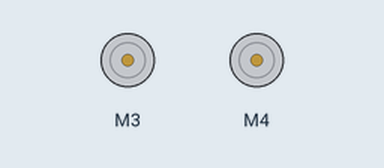
Simulated run of this sketch. Board: Arduino Uno, built with avr-gcc and run on an emulated ATmega328P. On the bench: 2 × DC motor (green arrow = forward, orange = backward, longer = faster). What the sketch prints to the serial monitor is not drawn.

Above: at 20.9 s.
Timing chart, 0 to 27.9 s (numbered marks = the images above):
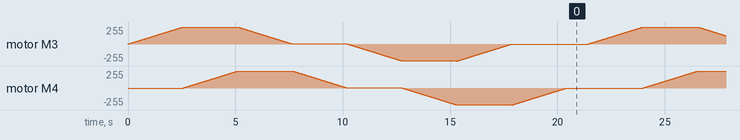

The sketch:

MotorTest.ino
```cpp
// (licence header left out)
#include <AFMotor.h>

AF_DCMotor motor3(3);
AF_DCMotor motor4(4);

void setup() {
  Serial.begin(9600);           // set up Serial library at 9600 bps
  Serial.println("Motor test!");

  // turn on motor
  motor3.setSpeed(200);
  motor4.setSpeed(200);

  motor3.run(RELEASE);
  motor4.run(RELEASE);
}

void loop() {
  uint8_t i;

  Serial.print("tick");

  motor3.run(FORWARD);
  for (i=0; i<255; i++) {
    motor3.setSpeed(i);
    delay(10);
 }
 motor4.run(FORWARD);
  for (i=0; i<255; i++) {
    motor4.setSpeed(i);
    delay(10);
 }

  for (i=255; i!=0; i--) {
    motor3.setSpeed(i);
    delay(10);
 }
  for (i=255; i!=0; i--) {
    motor4.setSpeed(i);
    delay(10);
 }

  Serial.print("tock");

  motor3.run(BACKWARD);
  for (i=0; i<255; i++) {
    motor3.setSpeed(i);
    delay(10);
 }
   motor4.run(BACKWARD);
  for (i=0; i<255; i++) {
    motor4.setSpeed(i);
    delay(10);
 }


  for (i=255; i!=0; i--) {
    motor3.setSpeed(i);
    delay(10);
 }
 for (i=255; i!=0; i--) {
    motor4.setSpeed(i);
    delay(10);
 }


  Serial.print("tech");
  motor3.run(RELEASE);
  motor4.run(RELEASE);
  delay(1000);
}
```
